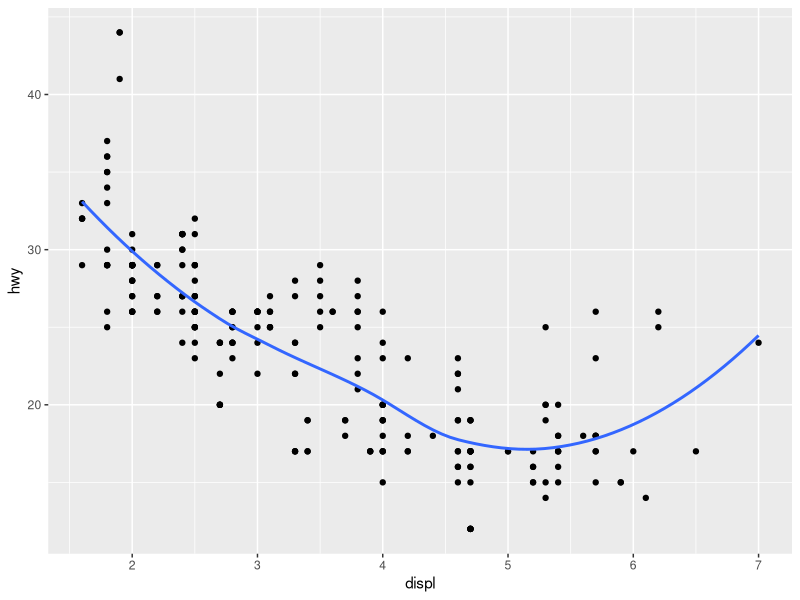
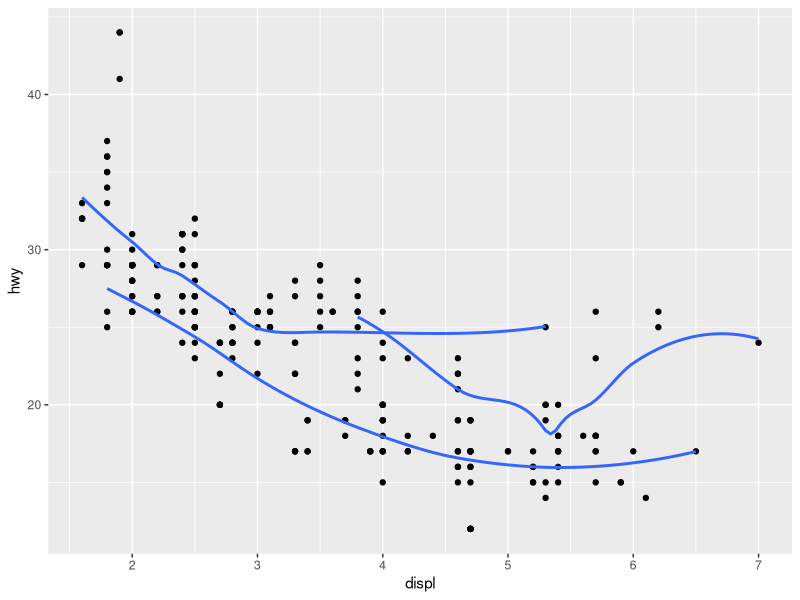
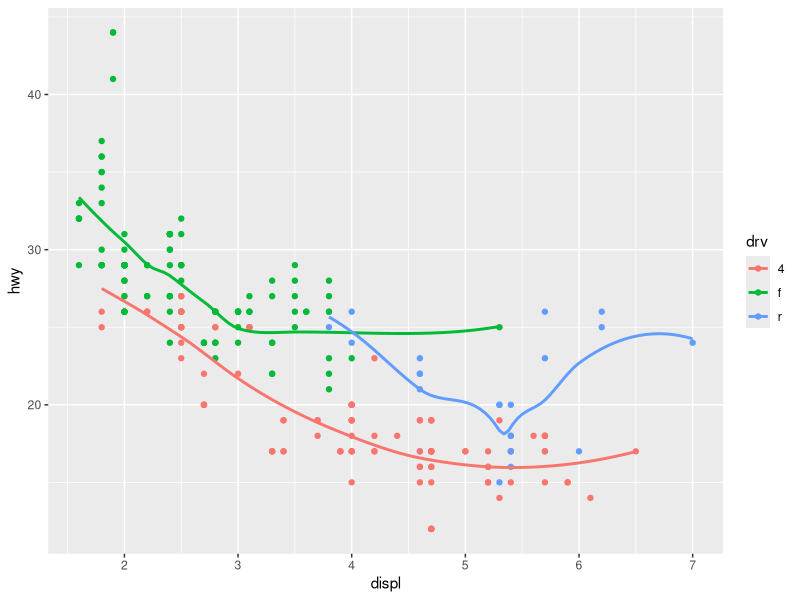
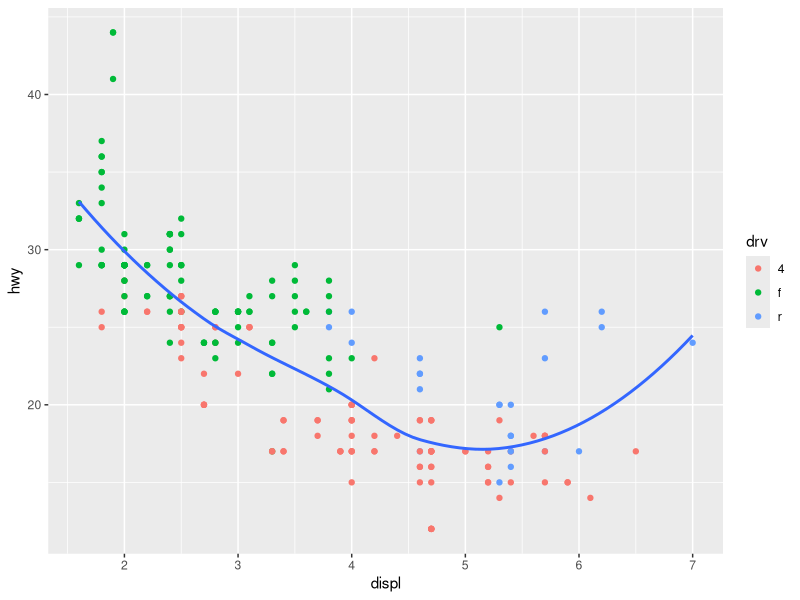
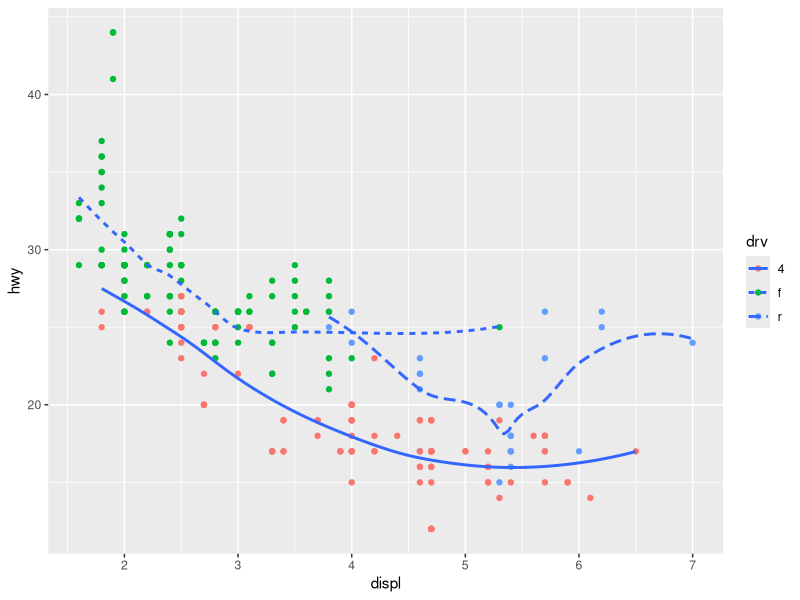
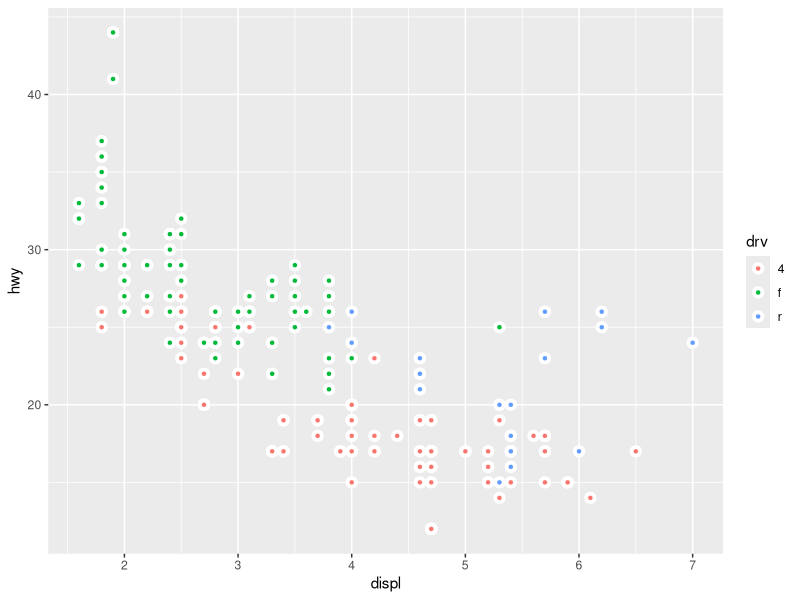

R code for these plots, in order:
## ---- chunk 1
knitr::opts_chunk$set(echo = FALSE, message=FALSE, warning=FALSE, fig.width=6, fig.height=4)
## ---- chunk 2
library(tidyverse)
data(mpg)
## ---- chunk 3
mpg %>% 
  ggplot(mapping=aes(x=displ, y=hwy)) +
  geom_point() + geom_smooth(se=FALSE)
## ---- chunk 4
mpg %>% 
  ggplot(mapping=aes(x=displ, y=hwy)) +
  geom_point() + geom_smooth(aes(group=drv),se=FALSE)
## ---- chunk 5
mpg %>% 
  ggplot(mapping=aes(x=displ, y=hwy)) +
  geom_point(aes(colour=drv)) + geom_smooth(aes(colour=drv),se=FALSE)
## ---- chunk 6
mpg %>% 
  ggplot(mapping=aes(x=displ, y=hwy)) +
  geom_point(aes(colour=drv)) + geom_smooth(se=FALSE)
## ---- chunk 7
mpg %>% 
  ggplot(mapping=aes(x=displ, y=hwy)) +
  geom_point(aes(colour=drv)) + geom_smooth(aes(linetype=drv),se=FALSE)
## ---- chunk 8
mpg %>%
  ggplot(mapping=aes(x=displ, y=hwy)) +
  geom_point(mapping=aes(fill=drv), shape=21, colour="white", stroke=2) 
